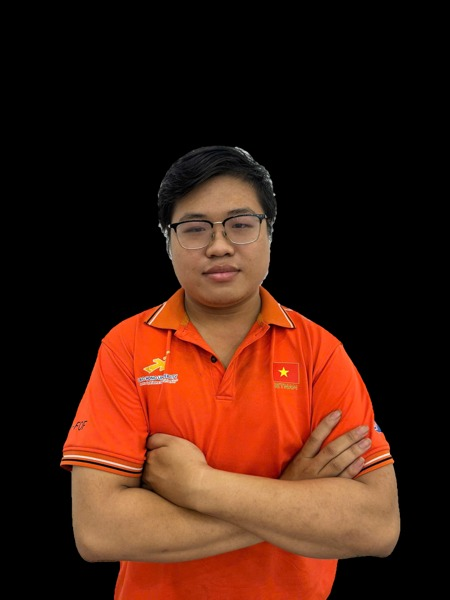
#> input picture images/faces/123000078.jpg, 450 x 600 px; its folder holds only this picture in this run
$ python generate_avatars.py
#> lines starting #> are read from the running program, lines starting #| are printed output that depends on the picture
"""Generate the kiosk's flash-resident JPEGs from images/faces/<MSSV>.*.

Run from any directory: python esp32_kiosk/tools/generate_avatars.py
Requires Pillow. Re-run and flash the firmware after changing source portraits.
Original images are never modified; jpg, jpeg, then png are preferred per MSSV.
"""
import argparse
import hashlib
import io
import re
from pathlib import Path

from PIL import Image, ImageOps

ROOT = Path(__file__).resolve().parents[2]
SOURCE = ROOT / 'images' / 'faces'
OUTPUT = ROOT / 'esp32_kiosk' / 'kiosk_avatars.h'
EXTENSIONS = ('.jpg', '.jpeg', '.png')


def build_header():
    portraits = {}
    for path in sorted(SOURCE.iterdir()):
        if not re.fullmatch(r'[0-9]{9}', path.stem) or path.suffix.lower() not in EXTENSIONS:
            continue
        previous = portraits.get(path.stem)
        if previous is None or EXTENSIONS.index(path.suffix.lower()) < EXTENSIONS.index(previous.suffix.lower()):
            portraits[path.stem] = path
    if not portraits:
        raise ValueError('No portraits with nine-digit MSSV filenames found')

    lines = ['// Generated by tools/generate_avatars.py; do not edit by hand.',
             '// Source portraits: images/faces. Re-generate and flash after changing photos.',
             '#pragma once', '#include <Arduino.h>', '#include <string.h>', '',
             'struct KioskAvatar { const char* mssv; const uint8_t* data; uint32_t size; };', '']
    total = 0
    for mssv, path in sorted(portraits.items()):
        with Image.open(path) as source:
#> source is the input picture: PIL image 450x600 RGB; mean R, G, B 65.7, 30.5, 17
            portrait = ImageOps.exif_transpose(source).convert('RGBA')
            portrait.thumbnail((100, 100), Image.Resampling.LANCZOS)
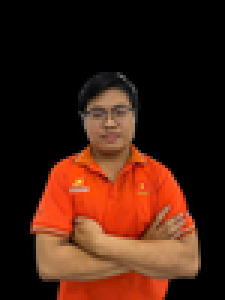
#> portrait: PIL image 75x100 RGBA (shown 3 times larger); mean R, G, B, A 65.9, 30.6, 17.1, 255
            canvas = Image.new('RGB', (100, 100), (0, 0, 0))
#> canvas: PIL image 100x100 RGB; every value is 0
            canvas.paste(portrait, ((100-portrait.width)//2, (100-portrait.height)//2), portrait)
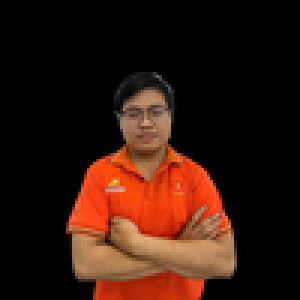
#> canvas: PIL image 100x100 RGB (shown 3 times larger); mean R, G, B 49.4, 22.9, 12.8
            stream = io.BytesIO()
            canvas.save(stream, 'JPEG', quality=75, subsampling=2, progressive=False, optimize=False)
        data = stream.getvalue()
        total += len(data)
        lines += [f'// {path.name}; source sha256: {hashlib.sha256(path.read_bytes()).hexdigest()}',
                  f'static const uint8_t kiosk_avatar_{mssv}[] PROGMEM = {{']
        lines += ['  ' + ', '.join(f'0x{byte:02x}' for byte in data[i:i+16]) + ','
                  for i in range(0, len(data), 16)]
        lines += ['};', '']
    if total > 128 * 1024:
        raise ValueError(f'Portrait data exceeds 128 KiB budget: {total} bytes; check firmware flash budget')
    lines += ['static const KioskAvatar kioskAvatars[] = {']
    lines += [f'  {{"{mssv}", kiosk_avatar_{mssv}, sizeof(kiosk_avatar_{mssv})}},'
              for mssv in sorted(portraits)]
    lines += ['};', '', 'inline const KioskAvatar* findKioskAvatar(const char* mssv) {',
              '  for (const auto& avatar : kioskAvatars) {',
              '    if (strcmp(avatar.mssv, mssv) == 0) return &avatar;',
              '  }', '  return nullptr;', '}', '']
    return '\n'.join(lines), len(portraits), total


if __name__ == '__main__':
    parser = argparse.ArgumentParser(description=__doc__)
    parser.add_argument('--check', action='store_true', help='Fail if the generated header is stale')
    args = parser.parse_args()
    header, count, total = build_header()
    if args.check:
        if not OUTPUT.exists() or OUTPUT.read_text(encoding='utf-8') != header:
            raise SystemExit('Header is stale; run generate_avatars.py and build again')
    else:
        OUTPUT.write_text(header, encoding='utf-8', newline='\n')
    print(f'{"CHECK PASS" if args.check else "Generated"}: {count} portraits, {total} JPEG bytes')

$ run again, on images/faces/123000375.png
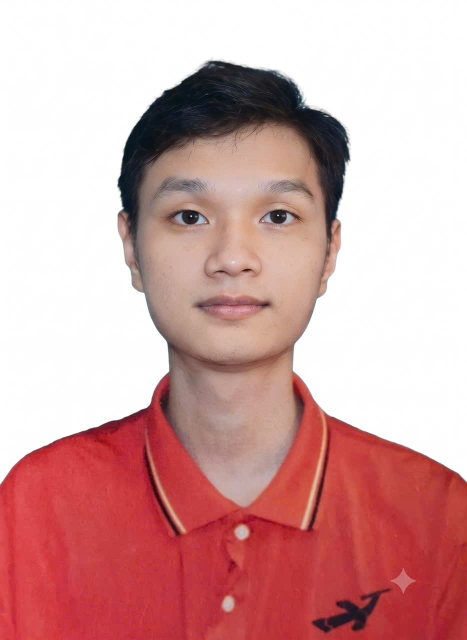
#> input picture images/faces/123000375.png, 934 x 1280 px (shown at 1/2 size)
#> in build_header, source is the input picture: PIL image 934x1280 RGB; mean R, G, B 210.5, 164, 163.5
#> in build_header, `portrait.thumbnail((100, 100), Image.Resampling.LANCZOS)`:
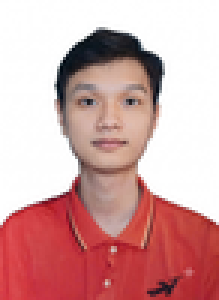
#> portrait: PIL image 73x100 RGBA (shown 3 times larger); mean R, G, B, A 210.3, 163.8, 163.3, 255
#> in build_header, `canvas.paste(portrait, ((100-portrait.width)//2, (100-portrait.height)..`:
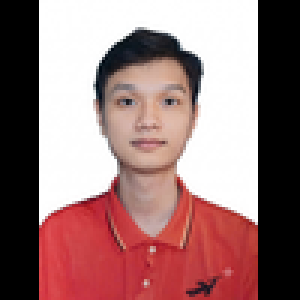
#> canvas: PIL image 100x100 RGB (shown 3 times larger); mean R, G, B 153.5, 119.6, 119.2

$ run again, on images/faces/123000432.jpg
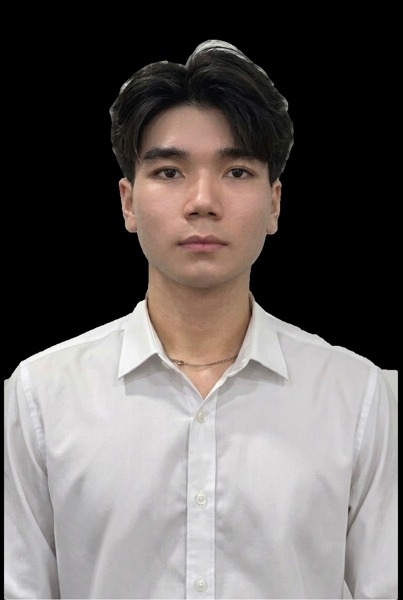
#> input picture images/faces/123000432.jpg, 403 x 600 px
#> in build_header, source is the input picture: PIL image 403x600 RGB; mean R, G, B 103.3, 98.3, 96.3
#> in build_header, `portrait.thumbnail((100, 100), Image.Resampling.LANCZOS)`:
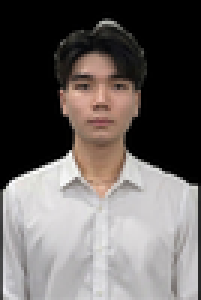
#> portrait: PIL image 67x100 RGBA (shown 3 times larger); mean R, G, B, A 103.5, 98.5, 96.6, 255
#> in build_header, `canvas.paste(portrait, ((100-portrait.width)//2, (100-portrait.height)..`:
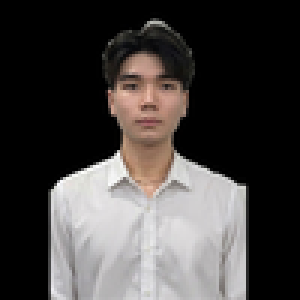
#> canvas: PIL image 100x100 RGB (shown 3 times larger); mean R, G, B 69.4, 66, 64.7

$ run again, on images/faces/123000432.png
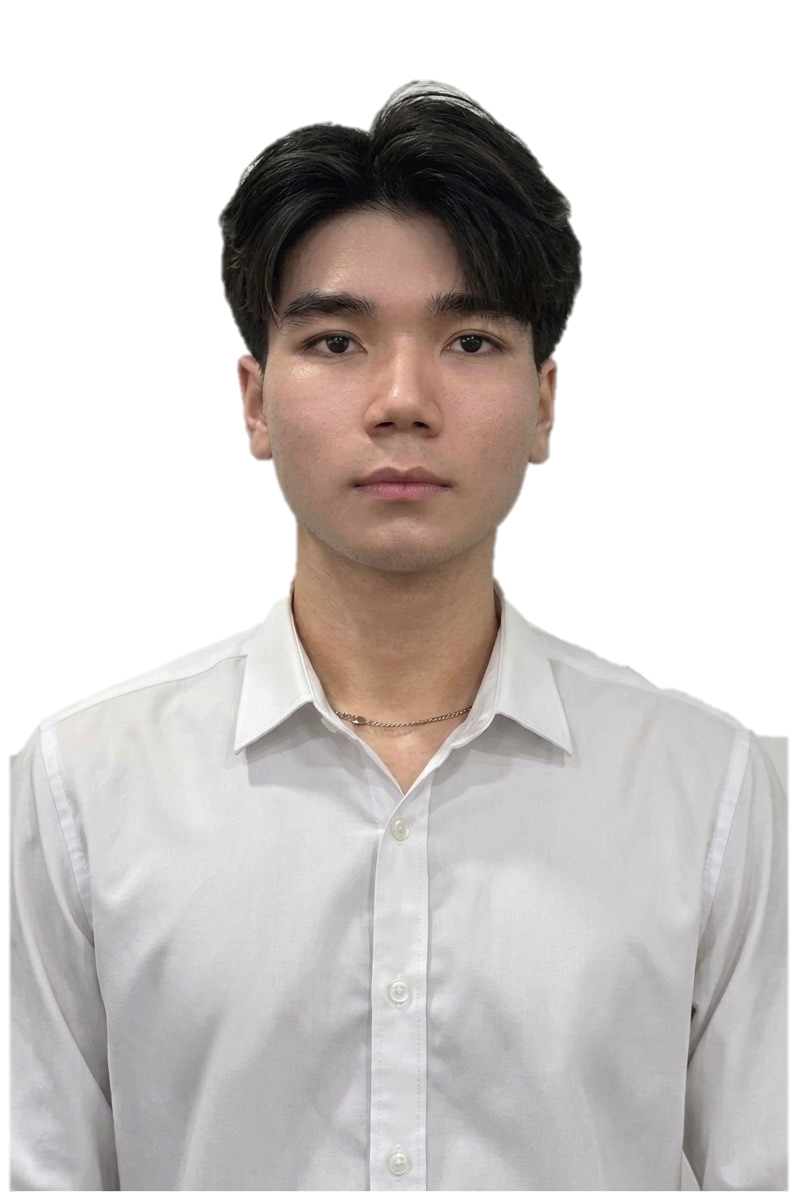
#> input picture images/faces/123000432.png, 800 x 1192 px
#> in build_header, source is the input picture: PIL image 800x1192 RGBA; mean R, G, B, A 103.3, 98.2, 96.3, 149.5
#> in build_header, `portrait.thumbnail((100, 100), Image.Resampling.LANCZOS)`:
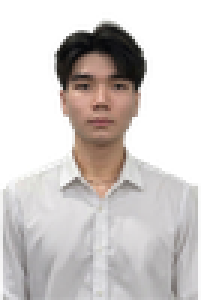
#> portrait: PIL image 67x100 RGBA (shown 3 times larger); mean R, G, B, A 109.8, 104.5, 102.3, 149.6; transparent parts drawn white
#> in build_header, `canvas.paste(portrait, ((100-portrait.width)//2, (100-portrait.height)..`:
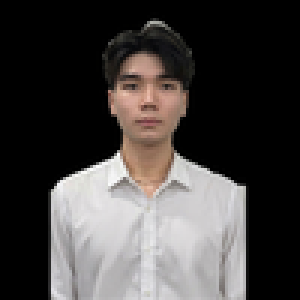
#> canvas: PIL image 100x100 RGB (shown 3 times larger); mean R, G, B 68.7, 65.3, 64.1

$ run again, on images/faces/123000078.png
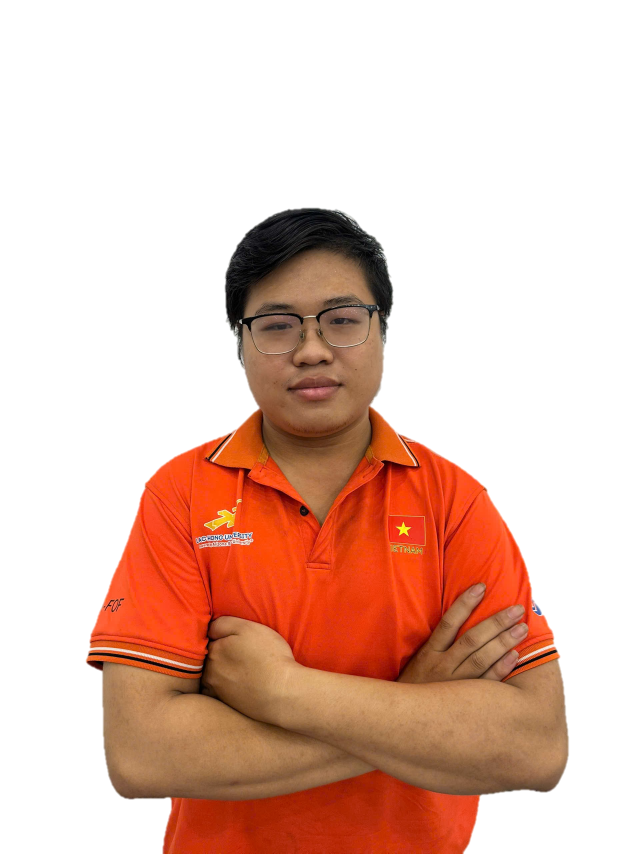
#> input picture images/faces/123000078.png, 1920 x 2560 px (shown at 1/3 size)
#> in build_header, source is the input picture: PIL image 1920x2560 RGBA; mean R, G, B, A 65.7, 30.4, 16.8, 91.9
#> in build_header, `portrait.thumbnail((100, 100), Image.Resampling.LANCZOS)`:
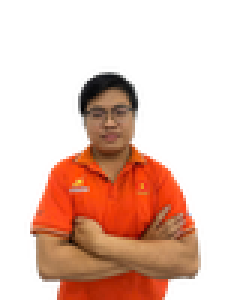
#> portrait: PIL image 75x100 RGBA (shown 3 times larger); mean R, G, B, A 72.3, 33.7, 18.9, 91.9; transparent parts drawn white
#> in build_header, `canvas.paste(portrait, ((100-portrait.width)//2, (100-portrait.height)..`:
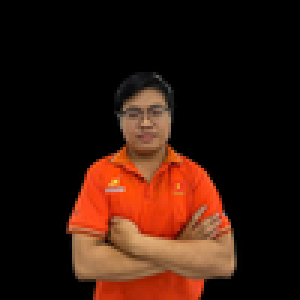
#> canvas: PIL image 100x100 RGB (shown 3 times larger); mean R, G, B 49, 22.6, 12.5
